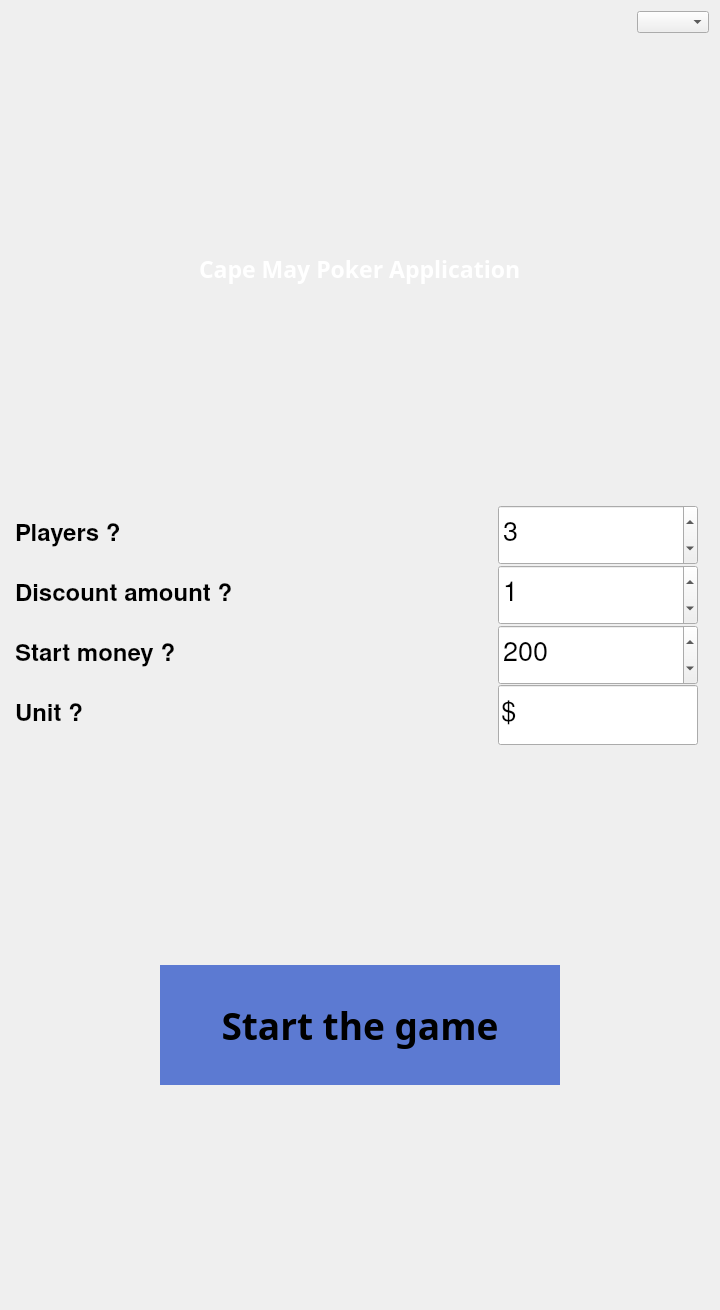
<?xml version="1.0" encoding="UTF-8"?>
<ui version="4.0">
 <class>Widget</class>
 <widget class="QWidget" name="Widget">
  <property name="geometry">
   <rect>
    <x>0</x>
    <y>0</y>
    <width>720</width>
    <height>1310</height>
   </rect>
  </property>
  <property name="sizePolicy">
   <sizepolicy hsizetype="Maximum" vsizetype="Maximum">
    <horstretch>0</horstretch>
    <verstretch>0</verstretch>
   </sizepolicy>
  </property>
  <property name="minimumSize">
   <size>
    <width>720</width>
    <height>1310</height>
   </size>
  </property>
  <property name="maximumSize">
   <size>
    <width>720</width>
    <height>1310</height>
   </size>
  </property>
  <property name="windowTitle">
   <string>Widget</string>
  </property>
  <layout class="QVBoxLayout" name="verticalLayout">
   <item>
    <layout class="QHBoxLayout" name="horizontalLayout_4">
     <item>
      <spacer name="horizontalSpacer_5">
       <property name="orientation">
        <enum>Qt::Horizontal</enum>
       </property>
       <property name="sizeHint" stdset="0">
        <size>
         <width>40</width>
         <height>20</height>
        </size>
       </property>
      </spacer>
     </item>
     <item>
      <widget class="QComboBox" name="settingsBox">
       <property name="currentText">
        <string/>
       </property>
      </widget>
     </item>
    </layout>
   </item>
   <item>
    <spacer name="verticalSpacer_4">
     <property name="orientation">
      <enum>Qt::Vertical</enum>
     </property>
     <property name="sizeHint" stdset="0">
      <size>
       <width>20</width>
       <height>40</height>
      </size>
     </property>
    </spacer>
   </item>
   <item>
    <layout class="QHBoxLayout" name="horizontalLayout_3">
     <item>
      <spacer name="horizontalSpacer_3">
       <property name="orientation">
        <enum>Qt::Horizontal</enum>
       </property>
       <property name="sizeHint" stdset="0">
        <size>
         <width>40</width>
         <height>20</height>
        </size>
       </property>
      </spacer>
     </item>
     <item>
      <widget class="QLabel" name="label_5">
       <property name="font">
        <font>
         <family>Source Code Variable</family>
         <pointsize>17</pointsize>
         <weight>75</weight>
         <bold>true</bold>
        </font>
       </property>
       <property name="styleSheet">
        <string notr="true">color: #FFFFFF;</string>
       </property>
       <property name="text">
        <string>Cape May Poker Application</string>
       </property>
       <property name="scaledContents">
        <bool>false</bool>
       </property>
      </widget>
     </item>
     <item>
      <spacer name="horizontalSpacer_4">
       <property name="orientation">
        <enum>Qt::Horizontal</enum>
       </property>
       <property name="sizeHint" stdset="0">
        <size>
         <width>40</width>
         <height>20</height>
        </size>
       </property>
      </spacer>
     </item>
    </layout>
   </item>
   <item>
    <spacer name="verticalSpacer">
     <property name="orientation">
      <enum>Qt::Vertical</enum>
     </property>
     <property name="sizeHint" stdset="0">
      <size>
       <width>20</width>
       <height>147</height>
      </size>
     </property>
    </spacer>
   </item>
   <item>
    <layout class="QFormLayout" name="formLayout">
     <property name="sizeConstraint">
      <enum>QLayout::SetFixedSize</enum>
     </property>
     <property name="fieldGrowthPolicy">
      <enum>QFormLayout::ExpandingFieldsGrow</enum>
     </property>
     <property name="rowWrapPolicy">
      <enum>QFormLayout::DontWrapRows</enum>
     </property>
     <property name="labelAlignment">
      <set>Qt::AlignCenter</set>
     </property>
     <property name="formAlignment">
      <set>Qt::AlignCenter</set>
     </property>
     <property name="horizontalSpacing">
      <number>1</number>
     </property>
     <property name="verticalSpacing">
      <number>0</number>
     </property>
     <property name="rightMargin">
      <number>8</number>
     </property>
     <item row="0" column="0">
      <widget class="QLabel" name="label">
       <property name="minimumSize">
        <size>
         <width>482</width>
         <height>60</height>
        </size>
       </property>
       <property name="maximumSize">
        <size>
         <width>918</width>
         <height>60</height>
        </size>
       </property>
       <property name="font">
        <font>
         <family>Nimbus Sans</family>
         <pointsize>18</pointsize>
         <weight>75</weight>
         <bold>true</bold>
         <kerning>true</kerning>
        </font>
       </property>
       <property name="text">
        <string>Players ?</string>
       </property>
      </widget>
     </item>
     <item row="0" column="1">
      <widget class="QSpinBox" name="playersNumber">
       <property name="minimumSize">
        <size>
         <width>200</width>
         <height>60</height>
        </size>
       </property>
       <property name="maximumSize">
        <size>
         <width>200</width>
         <height>60</height>
        </size>
       </property>
       <property name="font">
        <font>
         <family>Nimbus Sans</family>
         <pointsize>20</pointsize>
        </font>
       </property>
       <property name="minimum">
        <number>1</number>
       </property>
       <property name="maximum">
        <number>5</number>
       </property>
       <property name="value">
        <number>3</number>
       </property>
      </widget>
     </item>
     <item row="1" column="0">
      <widget class="QLabel" name="label_2">
       <property name="minimumSize">
        <size>
         <width>482</width>
         <height>60</height>
        </size>
       </property>
       <property name="maximumSize">
        <size>
         <width>918</width>
         <height>60</height>
        </size>
       </property>
       <property name="font">
        <font>
         <family>Nimbus Sans</family>
         <pointsize>18</pointsize>
         <weight>75</weight>
         <bold>true</bold>
        </font>
       </property>
       <property name="text">
        <string>Discount amount ?</string>
       </property>
      </widget>
     </item>
     <item row="1" column="1">
      <widget class="QSpinBox" name="discountPerRoundSpin">
       <property name="minimumSize">
        <size>
         <width>200</width>
         <height>60</height>
        </size>
       </property>
       <property name="maximumSize">
        <size>
         <width>200</width>
         <height>60</height>
        </size>
       </property>
       <property name="font">
        <font>
         <family>Nimbus Sans</family>
         <pointsize>20</pointsize>
        </font>
       </property>
       <property name="maximum">
        <number>1000000000</number>
       </property>
       <property name="value">
        <number>1</number>
       </property>
      </widget>
     </item>
     <item row="2" column="1">
      <widget class="QSpinBox" name="starterRemainder">
       <property name="minimumSize">
        <size>
         <width>200</width>
         <height>60</height>
        </size>
       </property>
       <property name="maximumSize">
        <size>
         <width>200</width>
         <height>60</height>
        </size>
       </property>
       <property name="font">
        <font>
         <family>Nimbus Sans</family>
         <pointsize>20</pointsize>
        </font>
       </property>
       <property name="maximum">
        <number>1000000000</number>
       </property>
       <property name="value">
        <number>200</number>
       </property>
      </widget>
     </item>
     <item row="3" column="0">
      <widget class="QLabel" name="label_4">
       <property name="minimumSize">
        <size>
         <width>482</width>
         <height>60</height>
        </size>
       </property>
       <property name="maximumSize">
        <size>
         <width>1000</width>
         <height>60</height>
        </size>
       </property>
       <property name="font">
        <font>
         <family>Nimbus Sans</family>
         <pointsize>18</pointsize>
         <weight>75</weight>
         <bold>true</bold>
        </font>
       </property>
       <property name="text">
        <string>Unit ?</string>
       </property>
      </widget>
     </item>
     <item row="3" column="1">
      <widget class="QLineEdit" name="moneyUnit">
       <property name="minimumSize">
        <size>
         <width>200</width>
         <height>60</height>
        </size>
       </property>
       <property name="maximumSize">
        <size>
         <width>200</width>
         <height>60</height>
        </size>
       </property>
       <property name="font">
        <font>
         <family>Nimbus Sans</family>
         <pointsize>20</pointsize>
        </font>
       </property>
       <property name="text">
        <string>$</string>
       </property>
      </widget>
     </item>
     <item row="2" column="0">
      <widget class="QLabel" name="label_3">
       <property name="minimumSize">
        <size>
         <width>482</width>
         <height>60</height>
        </size>
       </property>
       <property name="maximumSize">
        <size>
         <width>918</width>
         <height>60</height>
        </size>
       </property>
       <property name="font">
        <font>
         <family>Nimbus Sans</family>
         <pointsize>18</pointsize>
         <weight>75</weight>
         <bold>true</bold>
        </font>
       </property>
       <property name="text">
        <string>Start money ?</string>
       </property>
      </widget>
     </item>
    </layout>
   </item>
   <item>
    <spacer name="verticalSpacer_2">
     <property name="orientation">
      <enum>Qt::Vertical</enum>
     </property>
     <property name="sizeHint" stdset="0">
      <size>
       <width>20</width>
       <height>146</height>
      </size>
     </property>
    </spacer>
   </item>
   <item>
    <layout class="QHBoxLayout" name="horizontalLayout">
     <item>
      <spacer name="horizontalSpacer">
       <property name="orientation">
        <enum>Qt::Horizontal</enum>
       </property>
       <property name="sizeHint" stdset="0">
        <size>
         <width>40</width>
         <height>20</height>
        </size>
       </property>
      </spacer>
     </item>
     <item>
      <widget class="QPushButton" name="startGameButton">
       <property name="minimumSize">
        <size>
         <width>400</width>
         <height>120</height>
        </size>
       </property>
       <property name="maximumSize">
        <size>
         <width>400</width>
         <height>120</height>
        </size>
       </property>
       <property name="palette">
        <palette>
         <active>
          <colorrole role="Button">
           <brush brushstyle="SolidPattern">
            <color alpha="255">
             <red>92</red>
             <green>122</green>
             <blue>210</blue>
            </color>
           </brush>
          </colorrole>
         </active>
         <inactive>
          <colorrole role="Button">
           <brush brushstyle="SolidPattern">
            <color alpha="255">
             <red>92</red>
             <green>122</green>
             <blue>210</blue>
            </color>
           </brush>
          </colorrole>
         </inactive>
         <disabled>
          <colorrole role="Button">
           <brush brushstyle="SolidPattern">
            <color alpha="255">
             <red>92</red>
             <green>122</green>
             <blue>210</blue>
            </color>
           </brush>
          </colorrole>
         </disabled>
        </palette>
       </property>
       <property name="font">
        <font>
         <family>Noto Sans</family>
         <pointsize>28</pointsize>
         <weight>75</weight>
         <bold>true</bold>
        </font>
       </property>
       <property name="autoFillBackground">
        <bool>true</bool>
       </property>
       <property name="text">
        <string>Start the game</string>
       </property>
       <property name="flat">
        <bool>true</bool>
       </property>
      </widget>
     </item>
     <item>
      <spacer name="horizontalSpacer_2">
       <property name="orientation">
        <enum>Qt::Horizontal</enum>
       </property>
       <property name="sizeHint" stdset="0">
        <size>
         <width>40</width>
         <height>20</height>
        </size>
       </property>
      </spacer>
     </item>
    </layout>
   </item>
   <item>
    <spacer name="verticalSpacer_3">
     <property name="orientation">
      <enum>Qt::Vertical</enum>
     </property>
     <property name="sizeHint" stdset="0">
      <size>
       <width>20</width>
       <height>147</height>
      </size>
     </property>
    </spacer>
   </item>
  </layout>
 </widget>
 <layoutdefault spacing="6" margin="11"/>
 <resources/>
 <connections/>
</ui>
